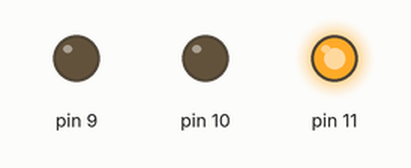
This sketch was run on a simulated Arduino Uno, built with avr-gcc and run on an emulated ATmega328P. Parts: output pins drawn as LEDs (lit = HIGH).

Above: at 0.2 s.
At 9.2 s:
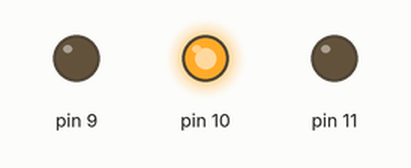
At 14.2 s:
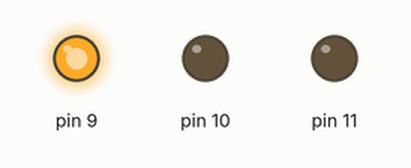
At 18.7 s:
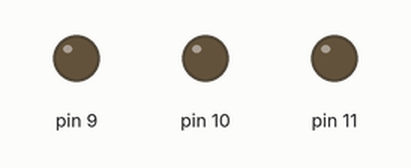
Timing chart, 0 to 19.5 s (numbered marks = the images above):
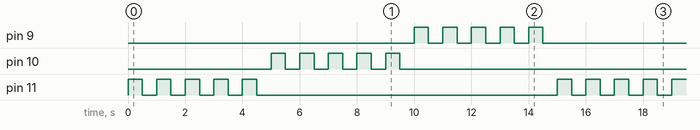

The sketch:

19.12.19_for.ino
```cpp
void setup() {
  pinMode(9,OUTPUT);
  pinMode(10,OUTPUT);
  pinMode(11,OUTPUT);
}

void loop() {
  for(int i=0;i<5;i++)
  {
    digitalWrite(11,HIGH);
    delay(500);
    digitalWrite(11,LOW);
    delay(500);
  }
  for(int i=5;i>0;i--)
  {
    digitalWrite(10,HIGH);
    delay(500);
    digitalWrite(10,LOW);
    delay(500);
  }
  for(int i=5;i>0;i--)
  {
    digitalWrite(9,HIGH);
    delay(500);
    digitalWrite(9,LOW);
    delay(500);

  }
}
```

Measured:
- by itself, pin 9–11: repeats every 15.0 s: 4 × (LOW 0.50 s, HIGH 0.50 s), LOW 10.5 s, HIGH 0.50 s
- by itself, everything shown: repeats every 15.0 s, in 30 steps
